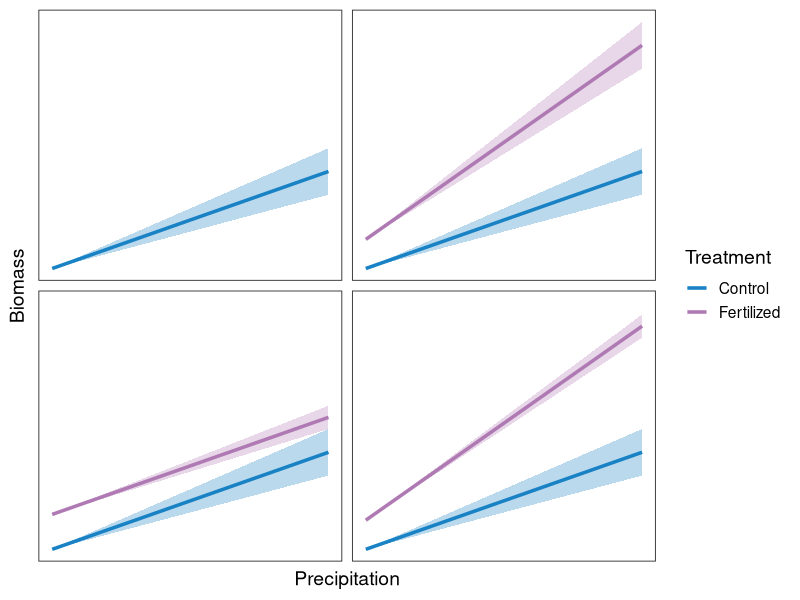

The R source for this figure: (Note: this script raises an error after producing the figure.)
# Load necessary library
library(ggplot2)

# Create a data frame for plotting
x <- seq(0, 10, length.out = 25)
y1 <- 2 + 0.5 * x  # First line
y1.2 <- 2 + 0.5 * x
y1.3 <- 2 + 0.5 * x
y1.4 <- 2 + 0.5 * x
y2 <- 3.5 + 1 * x  # Second line, steeper slope
y3 <- 3.8 + 0.5 * x  # Third line, same slope, higher intercept
y4 <- 3.5 + 1 * x  # Fourth line, steeper slope

# Standard errors
se1 <- 1.2 * x / 10   # Standard error for line 1
se1.2 <- 1.2 * x / 10
se1.3 <- 1.2 * x / 10
se1.4 <- 1.2 * x / 10
se2 <- 1.2 * x / 10   # Same as se1
se3 <- 0.6 * x / 10   # Smaller standard error for line 3
se4 <- 0.6 * x / 10   # Smaller standard error for line 4

data_main_line <- data.frame(
  x = rep(x, 4),
  y = c(y1, y1.2, y1.3, y1.4),
  ymin = c(y1 - se1, y1.2 - se1.2, y1.3 - se1.3, y1.4 - se1.4),
  ymax = c(y1 + se1, y1.2 + se1.2, y1.3 + se1.3, y1.4 + se1.4),
  panel = factor(rep(1:4, each = length(x))),
  Treatment = "Control"
)

data_unique_line <- data.frame(
  x = rep(x, 3),
  y = c(y2, y3, y4),
  ymin = c(y2 - se2, y3 - se3, y4 - se4),
  ymax = c(y2 + se2, y3 + se3, y4 + se4),
  panel = factor(rep(2:4, each = length(x))),
  Treatment = "Fertilized"
)

final_data <- rbind(data_main_line, data_unique_line)

annotations <- data.frame(
  x = c(1, 1, 1, 1),
  y = c(10, 10, 10, 10),
  panel = c(1, 2, 3, 4),
  label = c("a", "b", "c", "d")
)

fig1 <- ggplot(final_data, aes(x = x, y = y, ymin = ymin, ymax = ymax)) +
  geom_ribbon(aes(fill = Treatment), alpha = 0.3, show.legend = FALSE) +
  geom_line(aes(color = Treatment), size = 1.2) +
  facet_wrap(~panel, nrow = 2, ncol = 2) +
  theme_bw(14) +
  scale_color_manual(values = c("#1982c4", "#af7ab3")) +
  scale_fill_manual(values = c("#1982c4", "#af7ab3")) +
  labs(x = "Precipitation", y = "Biomass") +
  theme(
    axis.text = element_blank(),
    strip.text = element_blank(),
    axis.ticks = element_blank(),
    panel.grid = element_blank()
  )

fig1

fig1 + geom_text(data = annotations, aes(x = x, y = y, label = label))
